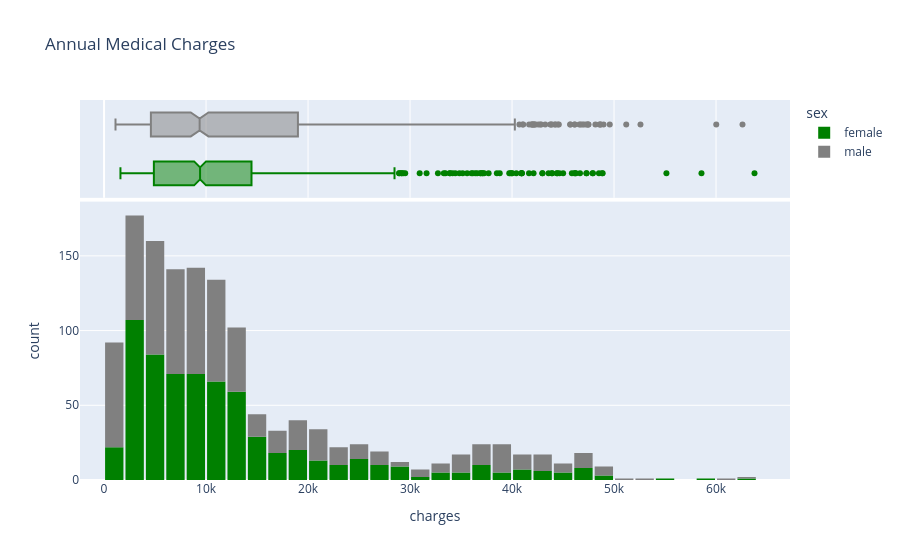

Source (notebook cell):
### Code cell
#distribution of charges
fig = px.histogram(medical_df, 
                   x='charges', 
                   marginal='box', 
                   color='sex', 
                   color_discrete_sequence=['green', 'grey'], 
                   title='Annual Medical Charges')
fig.update_layout(bargap=0.1)
fig.show()

### Figure 1 — Plotly figure (JSON) as saved in the notebook; plotly's stock layout.template omitted (floating-point values rounded to 4 significant figures; data arrays with more than 128 entries replaced by an {"elided": "..."} marker saying what was removed)
{"data": [{"bingroup": "x", "hovertemplate": "sex=female<br>charges=%{x}<br>count=%{y}<extra></extra>", "legendgroup": "female", "marker": {"color": "green", "pattern": {"shape": ""}}, "name": "female", "orientation": "v", "showlegend": true, "type": "histogram", "x": {"elided": "662 float values"}, "xaxis": "x", "yaxis": "y"}, {"hovertemplate": "sex=female<br>charges=%{x}<extra></extra>", "legendgroup": "female", "marker": {"color": "green"}, "name": "female", "notched": true, "showlegend": false, "type": "box", "x": {"elided": "662 float values"}, "xaxis": "x2", "yaxis": "y2"}, {"bingroup": "x", "hovertemplate": "sex=male<br>charges=%{x}<br>count=%{y}<extra></extra>", "legendgroup": "male", "marker": {"color": "grey", "pattern": {"shape": ""}}, "name": "male", "orientation": "v", "showlegend": true, "type": "histogram", "x": {"elided": "676 float values"}, "xaxis": "x", "yaxis": "y"}, {"hovertemplate": "sex=male<br>charges=%{x}<extra></extra>", "legendgroup": "male", "marker": {"color": "grey"}, "name": "male", "notched": true, "showlegend": false, "type": "box", "x": {"elided": "676 float values"}, "xaxis": "x2", "yaxis": "y2"}], "layout": {"bargap": 0.1, "barmode": "relative", "legend": {"title": {"text": "sex"}, "tracegroupgap": 0}, "title": {"text": "Annual Medical Charges"}, "xaxis": {"anchor": "y", "domain": [0, 1], "title": {"text": "charges"}}, "xaxis2": {"anchor": "y2", "domain": [0, 1], "matches": "x", "showgrid": true, "showticklabels": false}, "yaxis": {"anchor": "x", "domain": [0, 0.7326], "title": {"text": "count"}}, "yaxis2": {"anchor": "x2", "domain": [0.7426, 1], "matches": "y2", "showgrid": false, "showline": false, "showticklabels": false, "ticks": ""}}}
